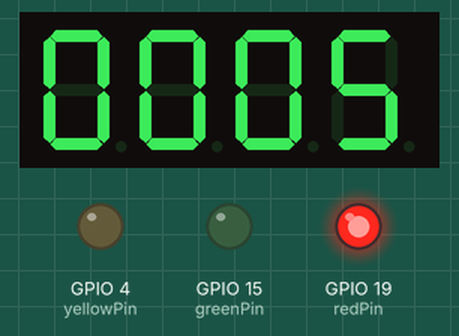
This sketch was run on a simulated ESP32. Parts: 4-digit seven-segment display, output pins drawn as LEDs (lit = HIGH). Wiring (inferred from the names in the program): 4-digit 7-segment display, segments lit when LOW: segments GPIO 23, GPIO 18, GPIO 14, GPIO 2, GPIO 27, GPIO 5, GPIO 22; digit selects GPIO 32, GPIO 33, GPIO 25, GPIO 26. The segment pins are drawn as the display they are named for; pins used as bus, display or sensor lines are not drawn.

Above: at 0.1 s.
At 1.3 s:
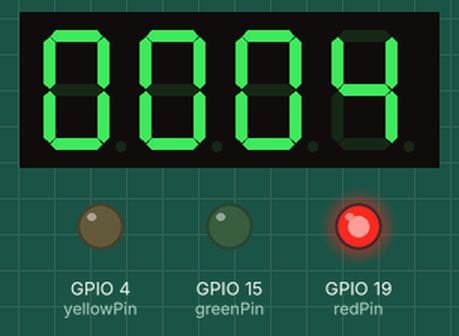
At 2.6 s:
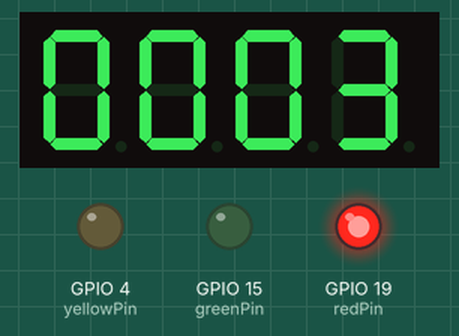
At 3.8 s:
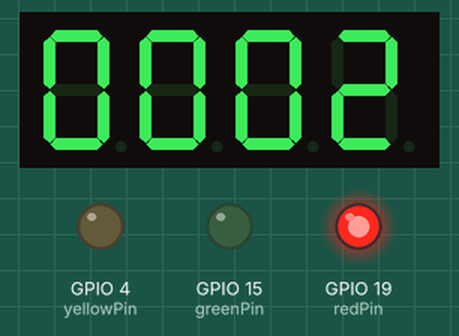
At 7.7 s:
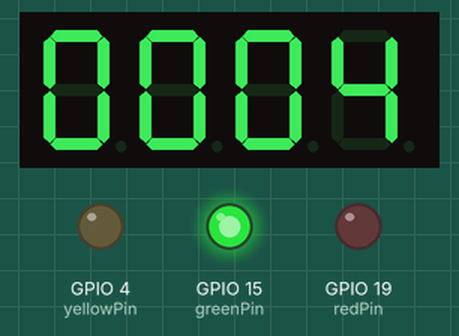
At 10.2 s:
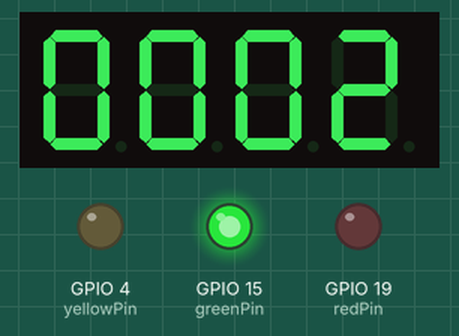
Timing chart, 0 to 39.9 s (numbered marks = the images above):
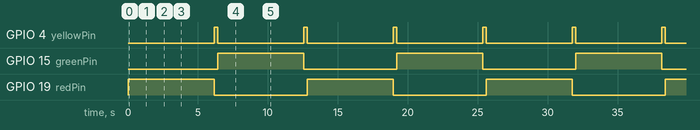

Measured:
- by itself, GPIO 4 (yellowPin): alternates HIGH for 0.25 s and LOW for 6.2 s
- by itself, GPIO 15 (greenPin), GPIO 19 (redPin): alternates HIGH for 6.2 s and LOW for 6.6 s
- by itself, everything shown: repeats every 12.8 s, in 16 steps
- what the display in image 0 shows lasts 1.3 s, from 0.0 s to 1.3 s

The sketch:

lab1.ino
```cpp
/*

Components:
- freenove esp32 wrover
- 3 LEDs (red, yellow, green)
- 3 resistors (220 ohm)
- 7-segment display (4 digits)
- 7 resistors (220 ohm)

*/

// ----- LED pins -----
const int greenPin  = 15;
const int yellowPin = 4;
const int redPin    = 19;

// ----- Segment pins (a, b, c, d, e, f, g) -----
const int segA = 23;
const int segB = 18;
const int segC = 14;
const int segD = 2;
const int segE = 27;
const int segF = 5;
const int segG = 22;

const int segPins[7] = {segA, segB, segC, segD, segE, segF, segG};

// ----- Digit select pins -----
const int digit1 = 32;
const int digit2 = 33;
const int digit3 = 25;
const int digit4 = 26;

const int digitPins[4] = {digit1, digit2, digit3, digit4};

// ----- Digits 0-9 -----
const bool digits[10][7] = {
  {1,1,1,1,1,1,0}, // 0
  {0,1,1,0,0,0,0}, // 1
  {1,1,0,1,1,0,1}, // 2
  {1,1,1,1,0,0,1}, // 3
  {0,1,1,0,0,1,1}, // 4
  {1,0,1,1,0,1,1}, // 5
  {1,0,1,1,1,1,1}, // 6
  {1,1,1,0,0,0,0}, // 7
  {1,1,1,1,1,1,1}, // 8
  {1,1,1,1,0,1,1}  // 9
};

void writeSegments(int digitIndex) {
  for (int i = 0; i < 7; i++) {
    digitalWrite(segPins[i], digits[digitIndex][i] ? LOW : HIGH);
  }
}

void clearSegments() {
  for (int i = 0; i < 7; i++) {
    digitalWrite(segPins[i], HIGH);
  }
}

void showDigit(int digitValue, int position) {
  for (int i = 0; i < 4; i++) {
    digitalWrite(digitPins[i], LOW);
  }


  writeSegments(digitValue);


  if (position >= 1 && position <= 4) {
    digitalWrite(digitPins[position - 1], HIGH);
  }

  delay(3);


  clearSegments();
}


void displayNumber(int num) {
  int d1 = (num / 1000) % 10;
  int d2 = (num / 100)  % 10;
  int d3 = (num / 10)   % 10;
  int d4 =  num         % 10;

  for (int i = 0; i < 20; i++) {
    showDigit(d1, 1);
    showDigit(d2, 2);
    showDigit(d3, 3);
    showDigit(d4, 4);
  }
}

void setup() {
  pinMode(greenPin,  OUTPUT);
  pinMode(yellowPin, OUTPUT);
  pinMode(redPin,    OUTPUT);

  for (int i = 0; i < 7; i++) {
    pinMode(segPins[i], OUTPUT);
    digitalWrite(segPins[i], HIGH);
  }

  for (int i = 0; i < 4; i++) {
    pinMode(digitPins[i], OUTPUT);
    digitalWrite(digitPins[i], LOW);
  }
}


void countdown(int pin, int seconds, bool timerMode = false) {
  digitalWrite(greenPin,  LOW);
  digitalWrite(yellowPin, LOW);
  digitalWrite(redPin,    LOW);
  digitalWrite(pin, HIGH);

  if (timerMode) {
    for (int i = seconds; i > 0; i--) {
      unsigned long start = millis();
      while (millis() - start < 1000) {
        displayNumber(i);
      }
    }
  } else {
    unsigned long start = millis();
    displayNumber(0);
  }
}

void loop() {
  countdown(redPin,    5, true);
  countdown(yellowPin, 2, false);
  countdown(greenPin,  5, true);
  countdown(yellowPin, 2, false);
}
```
